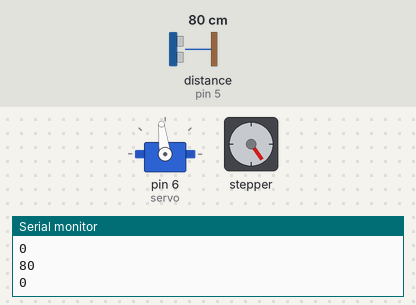
A sketch run on a simulated Arduino Uno, built with avr-gcc and run on an emulated ATmega328P. Parts: servo, stepper motor, the last lines printed to the serial monitor. The test bench sets the inputs (shaded band); at power-on: distance to the obstacle (sensor on pin 5) 80 cm. The echo pulse lasts 58.3 µs per cm; stepper angles assume 2048 steps per turn.

Above: at 1.7 s.
1.8 s: distance to the obstacle (sensor on pin 5) set to 17 cm
5.3 s: distance to the obstacle (sensor on pin 5) set to 12 cm
At 6.6 s:
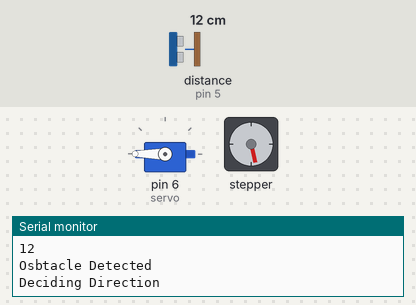
9.3 s: distance to the obstacle (sensor on pin 5) set to 18 cm
At 10.4 s:
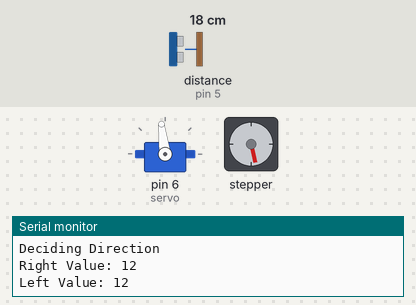
13.3 s: distance to the obstacle (sensor on pin 5) set to 2 cm
At 15.2 s:
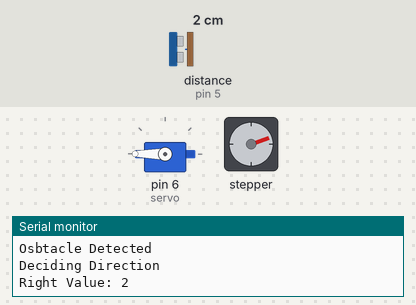
21.3 s: distance to the obstacle (sensor on pin 5) set to 4 cm
Timing chart, 0 to 48.9 s (numbered marks = the images above; inputs shaded):
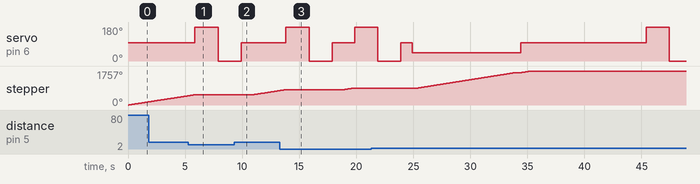

The sketch:

Project2_2.ino
```cpp
#include "Stepper.h"
#define STEPS  32
#include <Servo.h>
#include <SR04.h>
#define TRIG_PIN 5
#define ECHO_PIN 3

Servo servo;
Stepper stepper(STEPS, 8, 10, 9, 11);
SR04 sr04 = SR04(ECHO_PIN,TRIG_PIN);

int distance;

int rs_value; //right sensor value

int ls_value; //left sensor value

int i = 0;

void setup() {
  Serial.begin(9600);
  stepper.setSpeed(1000);
  servo.attach(6);
  servo.write(97);
}

void loop(){
  distance=sr04.Distance();
  Serial.println(distance);
  if(distance < 15) //detects an obstacle in 10cm (arbitrary distance, should be ~L)
  {
    if(i > 1)
    {
      stepper.step(0);
      delay(10000);
    }
    Serial.println("Osbtacle Detected");
    obstacle();
  }
  Serial.println(i);
  servo.write(97);
  stepper.step(500);
}

void obstacle(){
  Serial.println("Deciding Direction");
  servo.write(180); //turn driver wheel right
  delay(1000);
  rs_value = sr04.Distance(); //read right value
  Serial.print("Right Value: ");
  Serial.println(rs_value);
  delay(1000);
  servo.write(0); //turn driver wheel left
  delay(1000);
  ls_value = sr04.Distance(); //read left value
  Serial.print("Left Value: ");
  Serial.println(ls_value);
  delay(1000);
  servo.write(97);
  delay(1000);

  if(rs_value > ls_value)
  {
    Serial.print("Right");
    right();
  }
  else if(ls_value > rs_value)
  {
    Serial.print("Left");
    left();
  }
}

void right()
{
  Serial.println("Turning Right");
  servo.write(135); //turn driver wheel right
  delay(500);
  stepper.step(6500); //rotate right
  delay(500);//arbitrary time alotted for rotation
  servo.write(97);
}

void left(){
  Serial.println("Turning Left");
  servo.write(45); //turn driver wheel left
  delay(500);
  stepper.step(4500); //rotate left
  delay(500);//arbitrary time alotted for rotation
  servo.write(97);
  i = 2;
}
```

Measured:
- the behaviour switches between 15 and 14 cm on distance to the obstacle (sensor on pin 5) (found by bisection; images 0 and 1)
- after the input at 5.3 s, servo on pin 6 (servo): 97° → 180° after 0.57 s, → 0° 2.0 s later; stepper: goes on until 5.8 s, then stays 527°
- after the input at 9.3 s, servo on pin 6 (servo): goes on until 9.9 s, then stays 97°
- after the input at 13.3 s, servo on pin 6 (servo): 97° → 180° after 0.54 s, → 0° 2.0 s later, → 97° 2.0 s later, → 180° 2.0 s later
